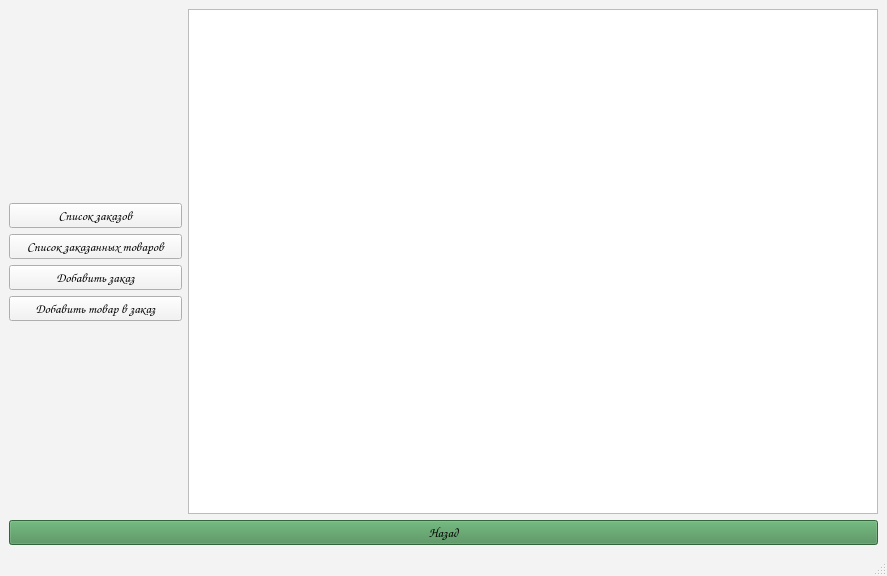
<?xml version="1.0" encoding="UTF-8"?>
<ui version="4.0">
 <class>MainWindow</class>
 <widget class="QMainWindow" name="MainWindow">
  <property name="geometry">
   <rect>
    <x>0</x>
    <y>0</y>
    <width>887</width>
    <height>576</height>
   </rect>
  </property>
  <property name="palette">
   <palette>
    <active>
     <colorrole role="WindowText">
      <brush brushstyle="SolidPattern">
       <color alpha="255">
        <red>0</red>
        <green>0</green>
        <blue>0</blue>
       </color>
      </brush>
     </colorrole>
     <colorrole role="Button">
      <brush brushstyle="SolidPattern">
       <color alpha="255">
        <red>243</red>
        <green>243</green>
        <blue>243</blue>
       </color>
      </brush>
     </colorrole>
     <colorrole role="Light">
      <brush brushstyle="SolidPattern">
       <color alpha="255">
        <red>255</red>
        <green>255</green>
        <blue>255</blue>
       </color>
      </brush>
     </colorrole>
     <colorrole role="Midlight">
      <brush brushstyle="SolidPattern">
       <color alpha="255">
        <red>249</red>
        <green>249</green>
        <blue>249</blue>
       </color>
      </brush>
     </colorrole>
     <colorrole role="Dark">
      <brush brushstyle="SolidPattern">
       <color alpha="255">
        <red>121</red>
        <green>121</green>
        <blue>121</blue>
       </color>
      </brush>
     </colorrole>
     <colorrole role="Mid">
      <brush brushstyle="SolidPattern">
       <color alpha="255">
        <red>162</red>
        <green>162</green>
        <blue>162</blue>
       </color>
      </brush>
     </colorrole>
     <colorrole role="Text">
      <brush brushstyle="SolidPattern">
       <color alpha="255">
        <red>0</red>
        <green>0</green>
        <blue>0</blue>
       </color>
      </brush>
     </colorrole>
     <colorrole role="BrightText">
      <brush brushstyle="SolidPattern">
       <color alpha="255">
        <red>255</red>
        <green>255</green>
        <blue>255</blue>
       </color>
      </brush>
     </colorrole>
     <colorrole role="ButtonText">
      <brush brushstyle="SolidPattern">
       <color alpha="255">
        <red>0</red>
        <green>0</green>
        <blue>0</blue>
       </color>
      </brush>
     </colorrole>
     <colorrole role="Base">
      <brush brushstyle="SolidPattern">
       <color alpha="255">
        <red>255</red>
        <green>255</green>
        <blue>255</blue>
       </color>
      </brush>
     </colorrole>
     <colorrole role="Window">
      <brush brushstyle="SolidPattern">
       <color alpha="255">
        <red>243</red>
        <green>243</green>
        <blue>243</blue>
       </color>
      </brush>
     </colorrole>
     <colorrole role="Shadow">
      <brush brushstyle="SolidPattern">
       <color alpha="255">
        <red>0</red>
        <green>0</green>
        <blue>0</blue>
       </color>
      </brush>
     </colorrole>
     <colorrole role="AlternateBase">
      <brush brushstyle="SolidPattern">
       <color alpha="255">
        <red>249</red>
        <green>249</green>
        <blue>249</blue>
       </color>
      </brush>
     </colorrole>
     <colorrole role="ToolTipBase">
      <brush brushstyle="SolidPattern">
       <color alpha="255">
        <red>255</red>
        <green>255</green>
        <blue>220</blue>
       </color>
      </brush>
     </colorrole>
     <colorrole role="ToolTipText">
      <brush brushstyle="SolidPattern">
       <color alpha="255">
        <red>0</red>
        <green>0</green>
        <blue>0</blue>
       </color>
      </brush>
     </colorrole>
     <colorrole role="PlaceholderText">
      <brush brushstyle="SolidPattern">
       <color alpha="128">
        <red>0</red>
        <green>0</green>
        <blue>0</blue>
       </color>
      </brush>
     </colorrole>
    </active>
    <inactive>
     <colorrole role="WindowText">
      <brush brushstyle="SolidPattern">
       <color alpha="255">
        <red>0</red>
        <green>0</green>
        <blue>0</blue>
       </color>
      </brush>
     </colorrole>
     <colorrole role="Button">
      <brush brushstyle="SolidPattern">
       <color alpha="255">
        <red>243</red>
        <green>243</green>
        <blue>243</blue>
       </color>
      </brush>
     </colorrole>
     <colorrole role="Light">
      <brush brushstyle="SolidPattern">
       <color alpha="255">
        <red>255</red>
        <green>255</green>
        <blue>255</blue>
       </color>
      </brush>
     </colorrole>
     <colorrole role="Midlight">
      <brush brushstyle="SolidPattern">
       <color alpha="255">
        <red>249</red>
        <green>249</green>
        <blue>249</blue>
       </color>
      </brush>
     </colorrole>
     <colorrole role="Dark">
      <brush brushstyle="SolidPattern">
       <color alpha="255">
        <red>121</red>
        <green>121</green>
        <blue>121</blue>
       </color>
      </brush>
     </colorrole>
     <colorrole role="Mid">
      <brush brushstyle="SolidPattern">
       <color alpha="255">
        <red>162</red>
        <green>162</green>
        <blue>162</blue>
       </color>
      </brush>
     </colorrole>
     <colorrole role="Text">
      <brush brushstyle="SolidPattern">
       <color alpha="255">
        <red>0</red>
        <green>0</green>
        <blue>0</blue>
       </color>
      </brush>
     </colorrole>
     <colorrole role="BrightText">
      <brush brushstyle="SolidPattern">
       <color alpha="255">
        <red>255</red>
        <green>255</green>
        <blue>255</blue>
       </color>
      </brush>
     </colorrole>
     <colorrole role="ButtonText">
      <brush brushstyle="SolidPattern">
       <color alpha="255">
        <red>0</red>
        <green>0</green>
        <blue>0</blue>
       </color>
      </brush>
     </colorrole>
     <colorrole role="Base">
      <brush brushstyle="SolidPattern">
       <color alpha="255">
        <red>255</red>
        <green>255</green>
        <blue>255</blue>
       </color>
      </brush>
     </colorrole>
     <colorrole role="Window">
      <brush brushstyle="SolidPattern">
       <color alpha="255">
        <red>243</red>
        <green>243</green>
        <blue>243</blue>
       </color>
      </brush>
     </colorrole>
     <colorrole role="Shadow">
      <brush brushstyle="SolidPattern">
       <color alpha="255">
        <red>0</red>
        <green>0</green>
        <blue>0</blue>
       </color>
      </brush>
     </colorrole>
     <colorrole role="AlternateBase">
      <brush brushstyle="SolidPattern">
       <color alpha="255">
        <red>249</red>
        <green>249</green>
        <blue>249</blue>
       </color>
      </brush>
     </colorrole>
     <colorrole role="ToolTipBase">
      <brush brushstyle="SolidPattern">
       <color alpha="255">
        <red>255</red>
        <green>255</green>
        <blue>220</blue>
       </color>
      </brush>
     </colorrole>
     <colorrole role="ToolTipText">
      <brush brushstyle="SolidPattern">
       <color alpha="255">
        <red>0</red>
        <green>0</green>
        <blue>0</blue>
       </color>
      </brush>
     </colorrole>
     <colorrole role="PlaceholderText">
      <brush brushstyle="SolidPattern">
       <color alpha="128">
        <red>0</red>
        <green>0</green>
        <blue>0</blue>
       </color>
      </brush>
     </colorrole>
    </inactive>
    <disabled>
     <colorrole role="WindowText">
      <brush brushstyle="SolidPattern">
       <color alpha="255">
        <red>121</red>
        <green>121</green>
        <blue>121</blue>
       </color>
      </brush>
     </colorrole>
     <colorrole role="Button">
      <brush brushstyle="SolidPattern">
       <color alpha="255">
        <red>243</red>
        <green>243</green>
        <blue>243</blue>
       </color>
      </brush>
     </colorrole>
     <colorrole role="Light">
      <brush brushstyle="SolidPattern">
       <color alpha="255">
        <red>255</red>
        <green>255</green>
        <blue>255</blue>
       </color>
      </brush>
     </colorrole>
     <colorrole role="Midlight">
      <brush brushstyle="SolidPattern">
       <color alpha="255">
        <red>249</red>
        <green>249</green>
        <blue>249</blue>
       </color>
      </brush>
     </colorrole>
     <colorrole role="Dark">
      <brush brushstyle="SolidPattern">
       <color alpha="255">
        <red>121</red>
        <green>121</green>
        <blue>121</blue>
       </color>
      </brush>
     </colorrole>
     <colorrole role="Mid">
      <brush brushstyle="SolidPattern">
       <color alpha="255">
        <red>162</red>
        <green>162</green>
        <blue>162</blue>
       </color>
      </brush>
     </colorrole>
     <colorrole role="Text">
      <brush brushstyle="SolidPattern">
       <color alpha="255">
        <red>121</red>
        <green>121</green>
        <blue>121</blue>
       </color>
      </brush>
     </colorrole>
     <colorrole role="BrightText">
      <brush brushstyle="SolidPattern">
       <color alpha="255">
        <red>255</red>
        <green>255</green>
        <blue>255</blue>
       </color>
      </brush>
     </colorrole>
     <colorrole role="ButtonText">
      <brush brushstyle="SolidPattern">
       <color alpha="255">
        <red>121</red>
        <green>121</green>
        <blue>121</blue>
       </color>
      </brush>
     </colorrole>
     <colorrole role="Base">
      <brush brushstyle="SolidPattern">
       <color alpha="255">
        <red>243</red>
        <green>243</green>
        <blue>243</blue>
       </color>
      </brush>
     </colorrole>
     <colorrole role="Window">
      <brush brushstyle="SolidPattern">
       <color alpha="255">
        <red>243</red>
        <green>243</green>
        <blue>243</blue>
       </color>
      </brush>
     </colorrole>
     <colorrole role="Shadow">
      <brush brushstyle="SolidPattern">
       <color alpha="255">
        <red>0</red>
        <green>0</green>
        <blue>0</blue>
       </color>
      </brush>
     </colorrole>
     <colorrole role="AlternateBase">
      <brush brushstyle="SolidPattern">
       <color alpha="255">
        <red>243</red>
        <green>243</green>
        <blue>243</blue>
       </color>
      </brush>
     </colorrole>
     <colorrole role="ToolTipBase">
      <brush brushstyle="SolidPattern">
       <color alpha="255">
        <red>255</red>
        <green>255</green>
        <blue>220</blue>
       </color>
      </brush>
     </colorrole>
     <colorrole role="ToolTipText">
      <brush brushstyle="SolidPattern">
       <color alpha="255">
        <red>0</red>
        <green>0</green>
        <blue>0</blue>
       </color>
      </brush>
     </colorrole>
     <colorrole role="PlaceholderText">
      <brush brushstyle="SolidPattern">
       <color alpha="128">
        <red>0</red>
        <green>0</green>
        <blue>0</blue>
       </color>
      </brush>
     </colorrole>
    </disabled>
   </palette>
  </property>
  <property name="windowTitle">
   <string>MainWindow</string>
  </property>
  <widget class="QWidget" name="centralwidget">
   <property name="palette">
    <palette>
     <active>
      <colorrole role="WindowText">
       <brush brushstyle="SolidPattern">
        <color alpha="255">
         <red>0</red>
         <green>0</green>
         <blue>0</blue>
        </color>
       </brush>
      </colorrole>
      <colorrole role="Button">
       <brush brushstyle="SolidPattern">
        <color alpha="255">
         <red>243</red>
         <green>243</green>
         <blue>243</blue>
        </color>
       </brush>
      </colorrole>
      <colorrole role="Light">
       <brush brushstyle="SolidPattern">
        <color alpha="255">
         <red>255</red>
         <green>255</green>
         <blue>255</blue>
        </color>
       </brush>
      </colorrole>
      <colorrole role="Midlight">
       <brush brushstyle="SolidPattern">
        <color alpha="255">
         <red>249</red>
         <green>249</green>
         <blue>249</blue>
        </color>
       </brush>
      </colorrole>
      <colorrole role="Dark">
       <brush brushstyle="SolidPattern">
        <color alpha="255">
         <red>121</red>
         <green>121</green>
         <blue>121</blue>
        </color>
       </brush>
      </colorrole>
      <colorrole role="Mid">
       <brush brushstyle="SolidPattern">
        <color alpha="255">
         <red>162</red>
         <green>162</green>
         <blue>162</blue>
        </color>
       </brush>
      </colorrole>
      <colorrole role="Text">
       <brush brushstyle="SolidPattern">
        <color alpha="255">
         <red>0</red>
         <green>0</green>
         <blue>0</blue>
        </color>
       </brush>
      </colorrole>
      <colorrole role="BrightText">
       <brush brushstyle="SolidPattern">
        <color alpha="255">
         <red>255</red>
         <green>255</green>
         <blue>255</blue>
        </color>
       </brush>
      </colorrole>
      <colorrole role="ButtonText">
       <brush brushstyle="SolidPattern">
        <color alpha="255">
         <red>0</red>
         <green>0</green>
         <blue>0</blue>
        </color>
       </brush>
      </colorrole>
      <colorrole role="Base">
       <brush brushstyle="SolidPattern">
        <color alpha="255">
         <red>255</red>
         <green>255</green>
         <blue>255</blue>
        </color>
       </brush>
      </colorrole>
      <colorrole role="Window">
       <brush brushstyle="SolidPattern">
        <color alpha="255">
         <red>243</red>
         <green>243</green>
         <blue>243</blue>
        </color>
       </brush>
      </colorrole>
      <colorrole role="Shadow">
       <brush brushstyle="SolidPattern">
        <color alpha="255">
         <red>0</red>
         <green>0</green>
         <blue>0</blue>
        </color>
       </brush>
      </colorrole>
      <colorrole role="AlternateBase">
       <brush brushstyle="SolidPattern">
        <color alpha="255">
         <red>249</red>
         <green>249</green>
         <blue>249</blue>
        </color>
       </brush>
      </colorrole>
      <colorrole role="ToolTipBase">
       <brush brushstyle="SolidPattern">
        <color alpha="255">
         <red>255</red>
         <green>255</green>
         <blue>220</blue>
        </color>
       </brush>
      </colorrole>
      <colorrole role="ToolTipText">
       <brush brushstyle="SolidPattern">
        <color alpha="255">
         <red>0</red>
         <green>0</green>
         <blue>0</blue>
        </color>
       </brush>
      </colorrole>
      <colorrole role="PlaceholderText">
       <brush brushstyle="SolidPattern">
        <color alpha="128">
         <red>0</red>
         <green>0</green>
         <blue>0</blue>
        </color>
       </brush>
      </colorrole>
     </active>
     <inactive>
      <colorrole role="WindowText">
       <brush brushstyle="SolidPattern">
        <color alpha="255">
         <red>0</red>
         <green>0</green>
         <blue>0</blue>
        </color>
       </brush>
      </colorrole>
      <colorrole role="Button">
       <brush brushstyle="SolidPattern">
        <color alpha="255">
         <red>243</red>
         <green>243</green>
         <blue>243</blue>
        </color>
       </brush>
      </colorrole>
      <colorrole role="Light">
       <brush brushstyle="SolidPattern">
        <color alpha="255">
         <red>255</red>
         <green>255</green>
         <blue>255</blue>
        </color>
       </brush>
      </colorrole>
      <colorrole role="Midlight">
       <brush brushstyle="SolidPattern">
        <color alpha="255">
         <red>249</red>
         <green>249</green>
         <blue>249</blue>
        </color>
       </brush>
      </colorrole>
      <colorrole role="Dark">
       <brush brushstyle="SolidPattern">
        <color alpha="255">
         <red>121</red>
         <green>121</green>
         <blue>121</blue>
        </color>
       </brush>
      </colorrole>
      <colorrole role="Mid">
       <brush brushstyle="SolidPattern">
        <color alpha="255">
         <red>162</red>
         <green>162</green>
         <blue>162</blue>
        </color>
       </brush>
      </colorrole>
      <colorrole role="Text">
       <brush brushstyle="SolidPattern">
        <color alpha="255">
         <red>0</red>
         <green>0</green>
         <blue>0</blue>
        </color>
       </brush>
      </colorrole>
      <colorrole role="BrightText">
       <brush brushstyle="SolidPattern">
        <color alpha="255">
         <red>255</red>
         <green>255</green>
         <blue>255</blue>
        </color>
       </brush>
      </colorrole>
      <colorrole role="ButtonText">
       <brush brushstyle="SolidPattern">
        <color alpha="255">
         <red>0</red>
         <green>0</green>
         <blue>0</blue>
        </color>
       </brush>
      </colorrole>
      <colorrole role="Base">
       <brush brushstyle="SolidPattern">
        <color alpha="255">
         <red>255</red>
         <green>255</green>
         <blue>255</blue>
        </color>
       </brush>
      </colorrole>
      <colorrole role="Window">
       <brush brushstyle="SolidPattern">
        <color alpha="255">
         <red>243</red>
         <green>243</green>
         <blue>243</blue>
        </color>
       </brush>
      </colorrole>
      <colorrole role="Shadow">
       <brush brushstyle="SolidPattern">
        <color alpha="255">
         <red>0</red>
         <green>0</green>
         <blue>0</blue>
        </color>
       </brush>
      </colorrole>
      <colorrole role="AlternateBase">
       <brush brushstyle="SolidPattern">
        <color alpha="255">
         <red>249</red>
         <green>249</green>
         <blue>249</blue>
        </color>
       </brush>
      </colorrole>
      <colorrole role="ToolTipBase">
       <brush brushstyle="SolidPattern">
        <color alpha="255">
         <red>255</red>
         <green>255</green>
         <blue>220</blue>
        </color>
       </brush>
      </colorrole>
      <colorrole role="ToolTipText">
       <brush brushstyle="SolidPattern">
        <color alpha="255">
         <red>0</red>
         <green>0</green>
         <blue>0</blue>
        </color>
       </brush>
      </colorrole>
      <colorrole role="PlaceholderText">
       <brush brushstyle="SolidPattern">
        <color alpha="128">
         <red>0</red>
         <green>0</green>
         <blue>0</blue>
        </color>
       </brush>
      </colorrole>
     </inactive>
     <disabled>
      <colorrole role="WindowText">
       <brush brushstyle="SolidPattern">
        <color alpha="255">
         <red>121</red>
         <green>121</green>
         <blue>121</blue>
        </color>
       </brush>
      </colorrole>
      <colorrole role="Button">
       <brush brushstyle="SolidPattern">
        <color alpha="255">
         <red>243</red>
         <green>243</green>
         <blue>243</blue>
        </color>
       </brush>
      </colorrole>
      <colorrole role="Light">
       <brush brushstyle="SolidPattern">
        <color alpha="255">
         <red>255</red>
         <green>255</green>
         <blue>255</blue>
        </color>
       </brush>
      </colorrole>
      <colorrole role="Midlight">
       <brush brushstyle="SolidPattern">
        <color alpha="255">
         <red>249</red>
         <green>249</green>
         <blue>249</blue>
        </color>
       </brush>
      </colorrole>
      <colorrole role="Dark">
       <brush brushstyle="SolidPattern">
        <color alpha="255">
         <red>121</red>
         <green>121</green>
         <blue>121</blue>
        </color>
       </brush>
      </colorrole>
      <colorrole role="Mid">
       <brush brushstyle="SolidPattern">
        <color alpha="255">
         <red>162</red>
         <green>162</green>
         <blue>162</blue>
        </color>
       </brush>
      </colorrole>
      <colorrole role="Text">
       <brush brushstyle="SolidPattern">
        <color alpha="255">
         <red>121</red>
         <green>121</green>
         <blue>121</blue>
        </color>
       </brush>
      </colorrole>
      <colorrole role="BrightText">
       <brush brushstyle="SolidPattern">
        <color alpha="255">
         <red>255</red>
         <green>255</green>
         <blue>255</blue>
        </color>
       </brush>
      </colorrole>
      <colorrole role="ButtonText">
       <brush brushstyle="SolidPattern">
        <color alpha="255">
         <red>121</red>
         <green>121</green>
         <blue>121</blue>
        </color>
       </brush>
      </colorrole>
      <colorrole role="Base">
       <brush brushstyle="SolidPattern">
        <color alpha="255">
         <red>243</red>
         <green>243</green>
         <blue>243</blue>
        </color>
       </brush>
      </colorrole>
      <colorrole role="Window">
       <brush brushstyle="SolidPattern">
        <color alpha="255">
         <red>243</red>
         <green>243</green>
         <blue>243</blue>
        </color>
       </brush>
      </colorrole>
      <colorrole role="Shadow">
       <brush brushstyle="SolidPattern">
        <color alpha="255">
         <red>0</red>
         <green>0</green>
         <blue>0</blue>
        </color>
       </brush>
      </colorrole>
      <colorrole role="AlternateBase">
       <brush brushstyle="SolidPattern">
        <color alpha="255">
         <red>243</red>
         <green>243</green>
         <blue>243</blue>
        </color>
       </brush>
      </colorrole>
      <colorrole role="ToolTipBase">
       <brush brushstyle="SolidPattern">
        <color alpha="255">
         <red>255</red>
         <green>255</green>
         <blue>220</blue>
        </color>
       </brush>
      </colorrole>
      <colorrole role="ToolTipText">
       <brush brushstyle="SolidPattern">
        <color alpha="255">
         <red>0</red>
         <green>0</green>
         <blue>0</blue>
        </color>
       </brush>
      </colorrole>
      <colorrole role="PlaceholderText">
       <brush brushstyle="SolidPattern">
        <color alpha="128">
         <red>0</red>
         <green>0</green>
         <blue>0</blue>
        </color>
       </brush>
      </colorrole>
     </disabled>
    </palette>
   </property>
   <layout class="QVBoxLayout" name="verticalLayout" stretch="0,0">
    <item>
     <layout class="QHBoxLayout" name="horizontalLayout_2" stretch="2,8">
      <item>
       <layout class="QVBoxLayout" name="verticalLayout_3">
        <item>
         <spacer name="verticalSpacer">
          <property name="orientation">
           <enum>Qt::Vertical</enum>
          </property>
          <property name="sizeHint" stdset="0">
           <size>
            <width>20</width>
            <height>40</height>
           </size>
          </property>
         </spacer>
        </item>
        <item>
         <widget class="QPushButton" name="order_list">
          <property name="font">
           <font>
            <family>Comic Sans MS</family>
            <pointsize>10</pointsize>
           </font>
          </property>
          <property name="text">
           <string>Список заказов</string>
          </property>
         </widget>
        </item>
        <item>
         <widget class="QPushButton" name="product_list_btn">
          <property name="font">
           <font>
            <family>Comic Sans MS</family>
            <pointsize>10</pointsize>
           </font>
          </property>
          <property name="text">
           <string>Список заказанных товаров</string>
          </property>
         </widget>
        </item>
        <item>
         <widget class="QPushButton" name="order_add_btn">
          <property name="font">
           <font>
            <family>Comic Sans MS</family>
            <pointsize>10</pointsize>
           </font>
          </property>
          <property name="text">
           <string>Добавить заказ</string>
          </property>
         </widget>
        </item>
        <item>
         <widget class="QPushButton" name="add_product_btn">
          <property name="font">
           <font>
            <family>Comic Sans MS</family>
            <pointsize>10</pointsize>
           </font>
          </property>
          <property name="text">
           <string>Добавить товар в заказ</string>
          </property>
         </widget>
        </item>
        <item>
         <spacer name="verticalSpacer_2">
          <property name="orientation">
           <enum>Qt::Vertical</enum>
          </property>
          <property name="sizeHint" stdset="0">
           <size>
            <width>20</width>
            <height>40</height>
           </size>
          </property>
         </spacer>
        </item>
       </layout>
      </item>
      <item>
       <widget class="QTableWidget" name="order_table"/>
      </item>
     </layout>
    </item>
    <item>
     <widget class="QPushButton" name="back_btn">
      <property name="font">
       <font>
        <family>Comic Sans MS</family>
        <pointsize>10</pointsize>
       </font>
      </property>
      <property name="styleSheet">
       <string notr="true">background-color: rgb(71, 140, 83);</string>
      </property>
      <property name="text">
       <string>Назад</string>
      </property>
     </widget>
    </item>
   </layout>
  </widget>
  <widget class="QStatusBar" name="statusbar"/>
 </widget>
 <resources/>
 <connections/>
</ui>
